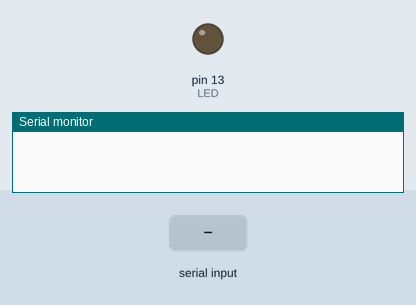
Recording of a sketch running on a simulated Arduino Uno, built with avr-gcc and run on an emulated ATmega328P. Parts: output pins drawn as LEDs (lit = HIGH), the last lines printed to the serial monitor. The test bench sets the inputs (shaded band).

Above: at 1.2 s.
1.3 s: "1\n" received over Serial
At 1.7 s:
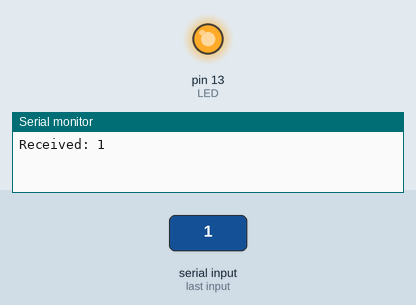
Timing chart, 0 to 4.3 s (numbered marks = the images above; inputs shaded):
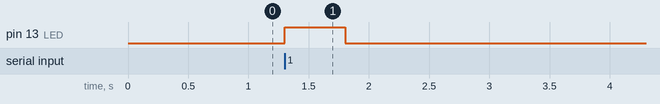

The sketch:

UART_slave_code_1.ino
```cpp
const int LED = 13;
String data = "";

void setup() {
  Serial.begin(9600);
  pinMode(LED, OUTPUT);
}

void loop() {
  if (Serial.available()) {
    char c = Serial.read();
    if (c == '\n') {
      Serial.print("Received: ");
      Serial.println(data);
      digitalWrite(LED, HIGH);
      delay(500);
      digitalWrite(LED, LOW);
      data = "";
    } else {
      data += c;
    }
  }
}
```

Measured:
- after the input at 1.3 s, pin 13 (LED): LOW → HIGH at once, → LOW 0.50 s later
